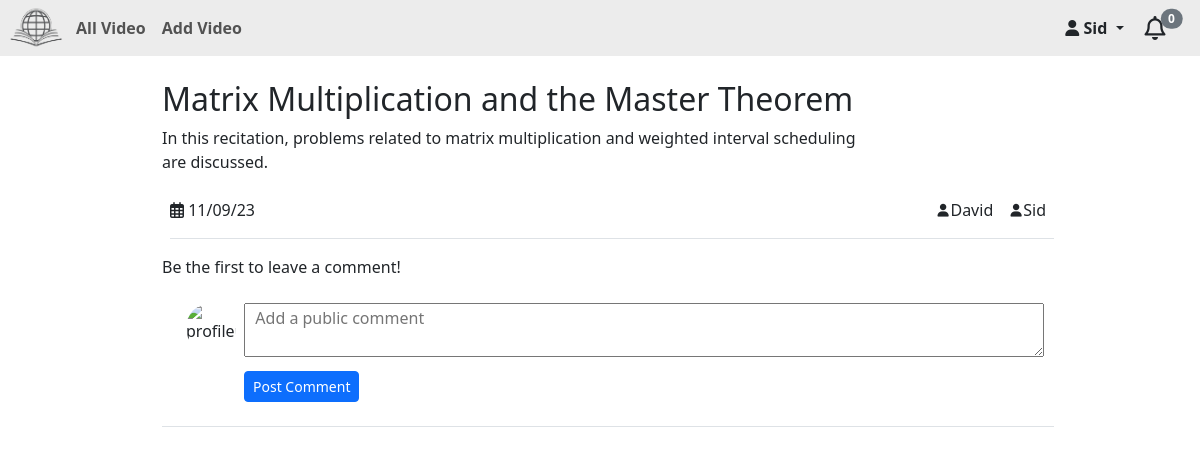
/view/14 (signed in), run on the app's committed database.
### StudySphere/models.py (models this page shows, shortened)
class User(AbstractUser):
    pass
    is_student = models.BooleanField('student status', default=False)
    is_teacher = models.BooleanField('teacher status', default=False)
    profile_picture = models.URLField(max_length=700, blank=True)
    unread_notifications = models.IntegerField(default=0)
    class Meta:
        ordering = ['first_name']

class Video(models.Model):
    user = models.ForeignKey(User,on_delete=models.CASCADE, related_name="vid_usr")
    video = EmbedVideoField()  # same like models.URLField()
    timestamp = models.DateTimeField(auto_now_add=True)
    class_date = models.DateField()
    title=models.CharField(max_length=150)
    desc=models.CharField(max_length=250)
    teachers=models.ManyToManyField(User ,blank=True,symmetrical=False, related_name="vid_teachers")
    student_access=models.ManyToManyField(User ,blank=True,symmetrical=False, related_name="vid_students")
    topics=models.ManyToManyField(Topic ,blank=True,symmetrical=False, related_name="vid_topics")
    class Meta:
        ordering = ['-class_date']

### StudySphere/views.py (the view)
# urls.py: path("view/<int:id>", views.view, name="view"),
@login_required(login_url='/login')
def view(request,id):
    u=User.objects.get(username=request.user.username)
    v=Video.objects.get(pk=id)
    cmts=Comment.objects.filter(video=v)
    saved_stat=False
    try:
        saved=Save.objects.get(user=u)
        if v in saved.video.all():
            saved_stat=True
    except:
        pass
    return render(request,'StudySphere/view.html',{'v':v,'saved':saved_stat,'cmts':cmts})

### StudySphere/templates/StudySphere/view.html (shortened to what this page needs)
{% extends "StudySphere/layout.html" %}
{% load embed_video_tags %}
{% load humanize %}
{% load static %}
{% block body %}
    <div class="row">
        <div class="col-12 col-md-11 px-4 px-md-1 mx-sm-auto" style="max-width: 900px;">
            <div class="d-flex justify-content-between video-page-title ">
                <h1 >{{v.title}}</h1>
            </div>
            <p style="white-space: pre-line; max-width: 700px;">{{v.desc}}</p>
            <div class="d-flex py-2 videopage-icons border-bottom ms-2">
                <div class="pb-2"><i class="fa-regular fa-calendar-days"></i> {{ v.class_date|date:"d/m/y"}} </div>
                <div class="d-flex pb-2 justify-content-end ms-auto">
                    {% for teacher in v.teachers.all %}
                        <div class="pr-2 mx-2"><i class="fas fa-user pr-1 card-icon"></i>{{ teacher.username }}</div>
                    {% endfor %}
                </div>
            </div>
        </div>
    </div>
    <div class="row">
        <div class="col-12 col-md-11 px-4 px-md-1 mx-sm-auto" style="max-width: 900px;">
            <div class="pt-3" id="comment_counter_text">
                {% if cmts.count > 0 %}
                    {{ cmts.count }}{% if cmts.count > 1 %} comments{% else %} comment{%endif%}
                {% else %}
                    Be the first to leave a comment!
                {% endif %}
            </div>
            <div class="d-flex p-4 border-bottom">
                {% if request.user.is_authenticated %}
                <img class="circular-picture comment-picture me-2" src="{% if user.profile_picture %}{{ user.profile_picture }}{% else %}{% static 'StudySphere/images/no-profile-pic.png' %}{% endif %}" alt="profilepic">
                    <form action="{% url 'post_comm' v.id %}" method="post">
                        <textarea id="post-comm" rows="2" type="text" name="cmt" placeholder="  Add a public comment" ></textarea>
                        <br>
                        <button type="submit" class="btn btn-primary btn-sm mt-2" >Post Comment</button>
                    </form>
                {% else %}
                    <h5 class="mt-3">Make sure You are <strong>Logged In</strong> to Post a Comment.</h5>
                {% endif %}
            </div>
        </div>
    </div>
{% endblock %}
{% block script %}
{% load static %}
{% endblock %}

### StudySphere/templates/StudySphere/layout.html (shortened to what this page needs)
{% load static %}
{% load humanize %}
<!DOCTYPE html>
<html lang="en">
    <head>
        <link href="{% static 'StudySphere/css/styles.css' %}" rel="stylesheet">
        <link href="https://cdn.jsdelivr.net/npm/bootstrap@5.3.1/dist/css/bootstrap.min.css" rel="stylesheet">
    </head>
    <body>
        <nav class="navbar navbar-expand-lg navbar-light align-items-center layout-nav p-1">
            <img src="{% static 'StudySphere/images/login.png' %}" alt="Icon for StudySphere" class="brand-name ">
            <div class="collapse navbar-collapse" id="navbarNav">
                <ul class="navbar-nav me-auto">
                    {% if user.is_authenticated and request.user.username %}
                    <li class="nav-item">
                    <a class="nav-link fw-bold ps-2" href="{% url 'StudyHome' %}">All Video</a>
                    </li>
                        {% if request.user.is_teacher %}
                        <li class="nav-item">
                            <a class="nav-link fw-bold ps-2" href="{% url 'AddVid' %}">Add Video</a>
                        </li>
                        {% else %}
                        <li class="nav-item">
                            <a class="nav-link fw-bold ps-2" href="{% url 'SavedVid' %}">Saved Video</a>
                        </li>
                        {% endif %}
                    {% endif %}
                    </ul>
                    <ul class="navbar-nav justify-content-end">
                        {% if user.is_authenticated %}
                            <li class="nav-item dropdown">
                                <button class="btn border-0 dropdown-toggle" type="button" data-bs-toggle="dropdown" aria-expanded="false">
                                    <i class="fa fa-user pr-1" aria-hidden="true"></i><strong> {{ user.username }}</strong>
                                </button>
                            </li>
                        {% else %}
                            <a class="nav-link mx-lg-2 fw-bold" href="{% url 'login' %}">Login</a>
                            <a class="nav-link mx-lg-2 fw-bold" href="{% url 'register' %}">Register</a>
                        {% endif %}
                </ul>
            </div>
                <button type="button" id="unread"  class="btn border-0 notification-icon " data-bs-container="body" data-bs-html="true" data-bs-toggle="popover" data-bs-placement="bottom" data-bs-content="No new Noti." onclick="noti()">
                    <i class="fa-regular fa-bell "></i><span id="unread_no" class="posiiton-relative translate-middle badge rounded-pill bg-secondary">{{request.user.unread_notifications}}</span>
                </button>
          </nav>
        <div class="container-fluid mx-2" style="max-width: 1500px;">
            {% block body %}
            {% endblock %}
        </div>
    </body>
</html>

### StudySphere/static/StudySphere/css/styles.css (style rules this page uses)
.layout-nav { background-color: #ececec; }
.regular-heart, .fa-bell { scale: 1.5; }
#unread_no { left:10px; }
.brand-name { height: 3rem; width: 4rem; }
.card-icon { scale: .8; }
#post-comm { width: 50rem; }
.circular-picture { min-width: 50px; max-width: 50px; height: 50px; border-radius: 100%; object-fit: cover; }
@media (min-width: 768px) { .video-page-title h1 { font-size: 2rem; } }
@media (min-width: 576px) { .videopage-icons { flex-direction: row; justify-content:space-between; } }

### data on the page
User: username "Sid", user.unread_notifications "0"
Video: title "Matrix Multiplication and the Master Theorem", desc "In this recitation, problems related to matrix multiplication and weighted interval scheduling are discussed.", class_date "11/09/23"
User: username "David"
